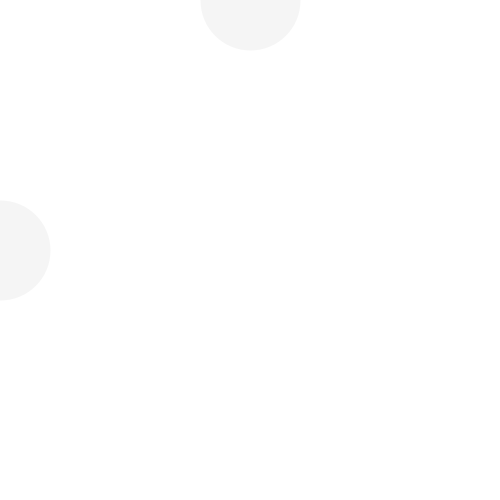
Frame 1 (no input)
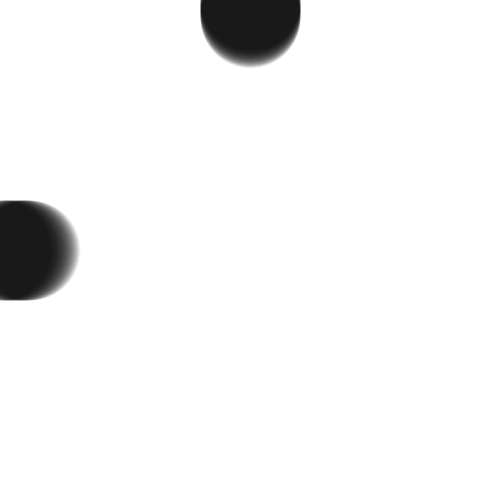
Frame 60 (the mouse pressed at the canvas centre just before this capture)
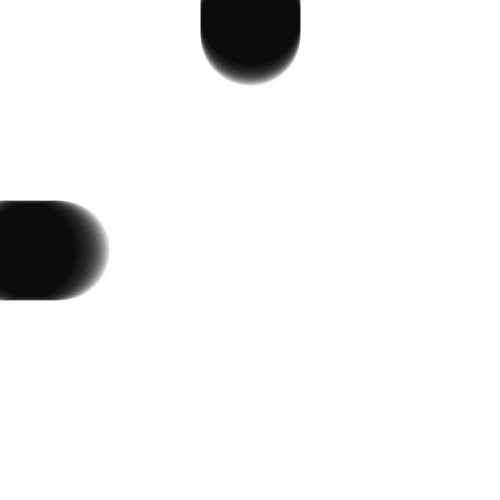
Frame 120 (the mouse held since frame 60 and released just before this capture)

The Processing sketch that drew these frames (run headless with seeded random() and noise(); from frame 60 on, the mouse is pressed at the canvas centre):

// Processing sketch: pierwszyRuch02CountWyscigi08Tlo
// ── pierwszyRuch02CountWyscigi08Tlo.pde
void setup()
{
  size(500, 500);
  strokeWeight(100);
  stroke(0, 10);
  background(255);
  frameRate(60);
}

void draw()
{
  point(250, frameCount*0.3);
  point(frameCount*0.5, 250);
}
